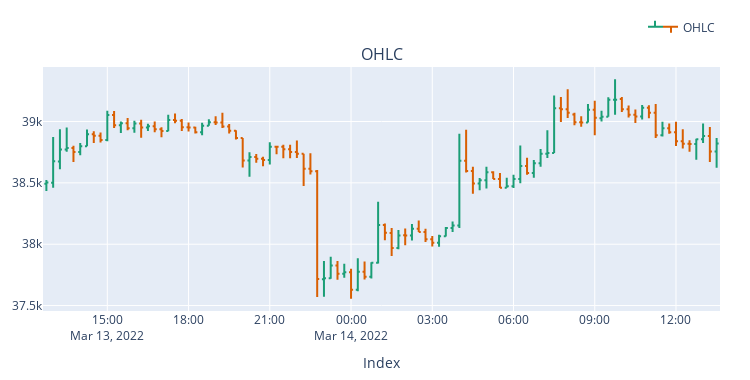

Write notebook code for a chart like this one.
### Code cell
# order_book = spread_symbol(ftx,'LUNA-PERP')
from IPython.display import clear_output
# https://corporatefinanceinstitute.com/resources/knowledge/trading-investing/market-depth/
# https://www.investopedia.com/terms/m/marketdepth.asp
count_ = 0 
ex= ftx #ftx
ex_name =ex.name
symbols  = 'BTC-PERP'
kwargs=  {'timeframe':'15m','limit':100}

while True:
    # order_book = spread_symbol(ex,'BTC/THB')
    order_book = spread_symbol(ex,symbols)
    last_price =order_book['bids_price'].iloc[0]
# Plot 
    # order_book = spread_symbol(ex,'BTC/THB')
    t = dt.now().strftime('%Y-%m-%d %H:%M:%S')
    size_chart=  (10,4)

    fig = plt.figure(figsize=size_chart)
    plt.title(f"Last update {ex_name }: {symbols} {t} ")
    sns.scatterplot(x='cumvalue_bid',y='diff_bid',data=order_book,label='bids',color='g')#,hue=order_book['diff_ask'])
    sns.scatterplot(x='cumvalue_ask',y='diff_ask',data=order_book,label='asks',color='r')#,hue=order_book['diff_bid'])

    fig.show()
    ############################
    fig3 = plt.figure(figsize=size_chart)
    sns.scatterplot(x='bids_price',y='value_bid',data= order_book,label='bid',color='g')#,hue=order_book['diff_ask'])
    sns.scatterplot(x='asks_price',y='value_ask',data= order_book,label='asks',color='r')#,hue=order_book['diff_bid'])
    plt.title(f"Last update {ex_name }: {symbols} {t} ")
    plt.xlabel('Diff last price')
    plt.ylabel('Values By price')
    fig3.show()
    ######################################

    fig4, ax = plt.subplots(figsize=size_chart)
    ax.set_title(f"Last update {ex_name }: {symbols} {t} ")
    sns.ecdfplot(x="bids_price", weights="value_bid", stat="count", complementary=True, data=order_book, ax=ax,color='g',alpha=0.5)
    sns.scatterplot(x="bids_price", y="value_bid", data=order_book, ax=ax,color='g',alpha=0.5,label='bid')
    # sns.scatterplot(x="price", y="value", hue="side", data=order_book, ax=ax)
    sns.ecdfplot(x="asks_price", weights="value_ask", stat="count", data=order_book, ax=ax,color='r',alpha=0.5)
    sns.scatterplot(x="asks_price", y="value_ask", data=order_book, ax=ax,color='r',alpha=0.5,label='asks')
    ax.set_xlabel("Price")
    ax.set_ylabel("Cumulative Values")
    # plt.vlines(order_book['bids_price'].iloc[0],ymin=order_book['bids_price'].min(),ymax=order_book['bids_price'].max())
    ax.axvline(x=order_book['bids_price'].iloc[0],**{'ls':'--','alpha':0.5,'label':'last_bid'}) #linestyles  ='dashed',label ='last_price'
    plt.text(last_price, order_book['cumvalue_bid'].iloc[-30], f'{last_price}', ha='center', va='center',rotation='horizontal', backgroundcolor='white') # verticle ,horizontal

    plt.show()
    display(order_book.head(10))

    print("#"*50)
    df =get_data(ex,symbols,**kwargs) # .reset_index()

    df.vbt.ohlcv.plots(settings=dict(plot_type='OHLC')).show()


    time.sleep(10)
    clear_output(wait=True)   

#     if count_ >=2 :
        
#         clear_output(wait=True)   
#         count_=0
